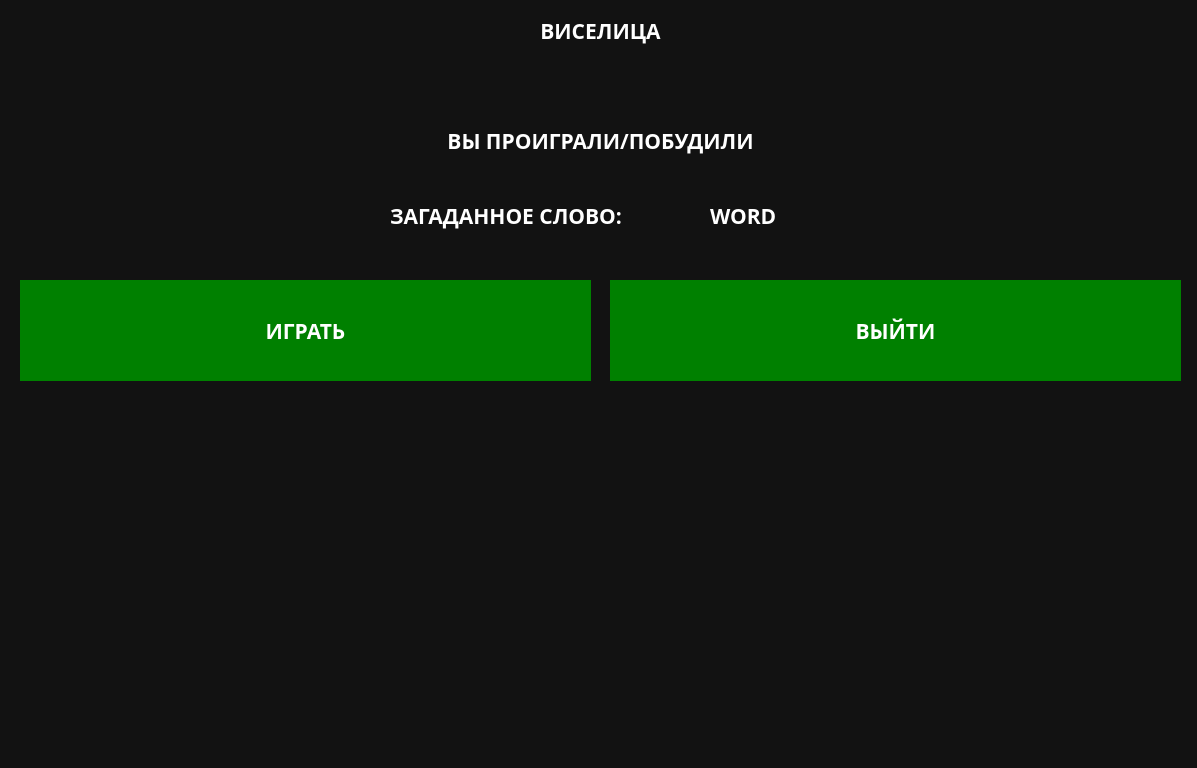
<?xml version="1.0" encoding="UTF-8"?>
<ui version="4.0">
 <class>MainWindow</class>
 <widget class="QMainWindow" name="MainWindow">
  <property name="geometry">
   <rect>
    <x>0</x>
    <y>0</y>
    <width>1197</width>
    <height>768</height>
   </rect>
  </property>
  <property name="windowTitle">
   <string>MainWindow</string>
  </property>
  <property name="styleSheet">
   <string notr="true">QWidget {
	color: white;
	background-color: #121212;
	font-family: Rubik;
	font-size: 16pt;
	font-weight: 600;
}
QPushButton {
	background-color: green;
	border: none;
}
QPushButton:hover {
	background-color: #7CFC00;
}

QPushButton:pressed {
	background-color: #228B22;
}

pushButton {
	background-color: white;
	border: none;
}</string>
  </property>
  <widget class="QWidget" name="centralwidget">
   <widget class="QPushButton" name="pushButton">
    <property name="geometry">
     <rect>
      <x>20</x>
      <y>280</y>
      <width>571</width>
      <height>101</height>
     </rect>
    </property>
    <property name="text">
     <string>ИГРАТЬ</string>
    </property>
   </widget>
   <widget class="QLabel" name="label">
    <property name="geometry">
     <rect>
      <x>10</x>
      <y>110</y>
      <width>1181</width>
      <height>61</height>
     </rect>
    </property>
    <property name="text">
     <string>ВЫ ПРОИГРАЛИ/ПОБУДИЛИ</string>
    </property>
    <property name="alignment">
     <set>Qt::AlignCenter</set>
    </property>
   </widget>
   <widget class="QLabel" name="label_2">
    <property name="geometry">
     <rect>
      <x>10</x>
      <y>0</y>
      <width>1181</width>
      <height>61</height>
     </rect>
    </property>
    <property name="text">
     <string>ВИСЕЛИЦА</string>
    </property>
    <property name="alignment">
     <set>Qt::AlignCenter</set>
    </property>
   </widget>
   <widget class="QPushButton" name="pushButton_2">
    <property name="geometry">
     <rect>
      <x>610</x>
      <y>280</y>
      <width>571</width>
      <height>101</height>
     </rect>
    </property>
    <property name="text">
     <string>ВЫЙТИ</string>
    </property>
   </widget>
   <widget class="QLabel" name="label_3">
    <property name="geometry">
     <rect>
      <x>390</x>
      <y>200</y>
      <width>311</width>
      <height>31</height>
     </rect>
    </property>
    <property name="text">
     <string>ЗАГАДAННОЕ СЛОВО: </string>
    </property>
   </widget>
   <widget class="QLabel" name="word">
    <property name="geometry">
     <rect>
      <x>710</x>
      <y>200</y>
      <width>311</width>
      <height>31</height>
     </rect>
    </property>
    <property name="text">
     <string>WORD</string>
    </property>
   </widget>
  </widget>
 </widget>
 <resources/>
 <connections/>
</ui>
